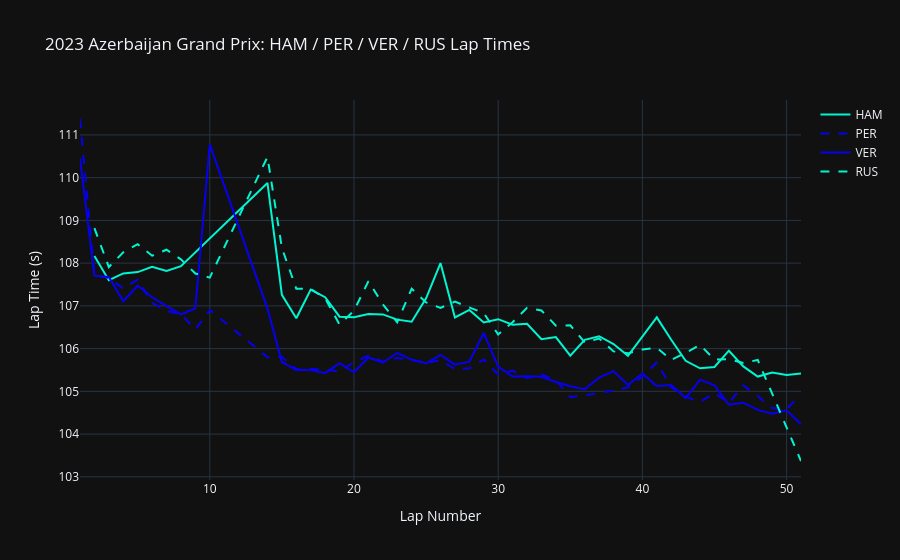

The notebook cell this image was saved under:
### Code cell
# example checkbox-style input from swagger
selected_drivers = ['HAM', 'PER', 'VER', 'RUS']  # replace with the list sent by swagger

fig = go.Figure()

for driver in drivers:
    laps = race.laps.pick_drivers(driver).pick_quicklaps().reset_index()
    mpl_style = plotting.get_driver_style(identifier=driver,
                                          style=['color', 'linestyle'],
                                          session=race)

    fig.add_trace(go.Scatter(
        x=laps['LapNumber'],
        y=laps['LapTime'].dt.total_seconds(),
        mode='lines',
        name=driver,
        visible=driver in selected_drivers,
        line=dict(
            color=mpl_style.get('color'),
            dash=line_style_map.get(mpl_style.get('linestyle', 'solid'), 'solid'),
            width=2
        )
    ))

fig.update_layout(
    title=title,
    xaxis_title='Lap Number',
    yaxis_title='Lap Time (s)',
    template='plotly_dark',
    legend=dict(itemclick='toggle', itemdoubleclick='toggleothers')
)

fig.show()

### Figure 1 — Plotly figure (JSON) as saved in the notebook; plotly's stock layout.template omitted (floating-point values rounded to 4 significant figures)
{"data": [{"line": {"color": "#00f5d0", "dash": "solid", "width": 2}, "mode": "lines", "name": "HAM", "type": "scatter", "visible": true, "x": [2.0, 3.0, 4.0, 5.0, 6.0, 7.0, 8.0, 14.0, 15.0, 16.0, 17.0, 18.0, 19.0, 20.0, 21.0, 22.0, 23.0, 24.0, 25.0, 26.0, 27.0, 28.0, 29.0, 30.0, 31.0, 32.0, 33.0, 34.0, 35.0, 36.0, 37.0, 38.0, 39.0, 40.0, 41.0, 42.0, 43.0, 44.0, 45.0, 46.0, 47.0, 48.0, 49.0, 50.0, 51.0], "y": [108.2, 107.6, 107.8, 107.8, 107.9, 107.8, 107.9, 109.9, 107.3, 106.7, 107.4, 107.2, 106.7, 106.7, 106.8, 106.8, 106.7, 106.6, 107.2, 108.0, 106.7, 106.9, 106.6, 106.7, 106.6, 106.6, 106.2, 106.3, 105.8, 106.2, 106.3, 106.1, 105.8, 106.3, 106.7, 106.2, 105.7, 105.5, 105.6, 106.0, 105.6, 105.3, 105.4, 105.4, 105.4]}, {"line": {"color": "#0600ef", "dash": "dash", "width": 2}, "mode": "lines", "name": "PER", "type": "scatter", "visible": true, "x": [1.0, 2.0, 3.0, 4.0, 5.0, 6.0, 7.0, 8.0, 9.0, 10.0, 14.0, 15.0, 16.0, 17.0, 18.0, 19.0, 20.0, 21.0, 22.0, 23.0, 24.0, 25.0, 26.0, 27.0, 28.0, 29.0, 30.0, 31.0, 32.0, 33.0, 34.0, 35.0, 36.0, 37.0, 38.0, 39.0, 40.0, 41.0, 42.0, 43.0, 44.0, 45.0, 46.0, 47.0, 48.0, 49.0, 50.0, 51.0], "y": [111.4, 107.7, 107.7, 107.4, 107.6, 107.1, 106.9, 106.8, 106.4, 106.9, 105.8, 105.8, 105.5, 105.5, 105.5, 105.5, 105.7, 105.8, 105.7, 105.8, 105.7, 105.7, 105.7, 105.5, 105.5, 105.7, 105.4, 105.5, 105.3, 105.4, 105.3, 104.9, 104.9, 105.0, 105.0, 105.1, 105.3, 105.7, 105.1, 104.9, 104.8, 105.0, 104.7, 105.1, 104.9, 104.6, 104.6, 104.9]}, {"line": {"color": "#0600ef", "dash": "solid", "width": 2}, "mode": "lines", "name": "VER", "type": "scatter", "visible": true, "x": [1.0, 2.0, 3.0, 4.0, 5.0, 6.0, 7.0, 8.0, 9.0, 10.0, 14.0, 15.0, 16.0, 17.0, 18.0, 19.0, 20.0, 21.0, 22.0, 23.0, 24.0, 25.0, 26.0, 27.0, 28.0, 29.0, 30.0, 31.0, 32.0, 33.0, 34.0, 35.0, 36.0, 37.0, 38.0, 39.0, 40.0, 41.0, 42.0, 43.0, 44.0, 45.0, 46.0, 47.0, 48.0, 49.0, 50.0, 51.0], "y": [110.5, 107.7, 107.7, 107.1, 107.5, 107.2, 107.0, 106.8, 106.9, 110.8, 106.9, 105.7, 105.5, 105.5, 105.4, 105.7, 105.4, 105.8, 105.7, 105.9, 105.7, 105.7, 105.9, 105.6, 105.7, 106.4, 105.6, 105.3, 105.4, 105.3, 105.2, 105.1, 105.0, 105.3, 105.5, 105.2, 105.4, 105.1, 105.2, 104.8, 105.3, 105.1, 104.7, 104.7, 104.6, 104.5, 104.6, 104.2]}, {"line": {"color": "#00f5d0", "dash": "dash", "width": 2}, "mode": "lines", "name": "RUS", "type": "scatter", "visible": true, "x": [2.0, 3.0, 4.0, 5.0, 6.0, 7.0, 8.0, 9.0, 10.0, 14.0, 15.0, 16.0, 17.0, 18.0, 19.0, 20.0, 21.0, 22.0, 23.0, 24.0, 25.0, 26.0, 27.0, 28.0, 29.0, 30.0, 31.0, 32.0, 33.0, 34.0, 35.0, 36.0, 37.0, 38.0, 39.0, 40.0, 41.0, 42.0, 43.0, 44.0, 45.0, 46.0, 47.0, 48.0, 51.0], "y": [108.8, 107.9, 108.3, 108.4, 108.2, 108.3, 108.1, 107.8, 107.7, 110.5, 108.4, 107.4, 107.4, 107.2, 106.6, 106.9, 107.6, 107.0, 106.6, 107.4, 107.1, 107.0, 107.1, 107.0, 106.8, 106.3, 106.6, 107.0, 106.9, 106.5, 106.5, 106.1, 106.2, 105.9, 105.9, 106.0, 106.0, 105.7, 105.9, 106.1, 105.7, 105.8, 105.7, 105.7, 103.4]}], "layout": {"legend": {"itemclick": "toggle", "itemdoubleclick": "toggleothers"}, "title": {"text": "2023 Azerbaijan Grand Prix: HAM / PER / VER / RUS Lap Times"}, "xaxis": {"title": {"text": "Lap Number"}}, "yaxis": {"title": {"text": "Lap Time (s)"}}}}
